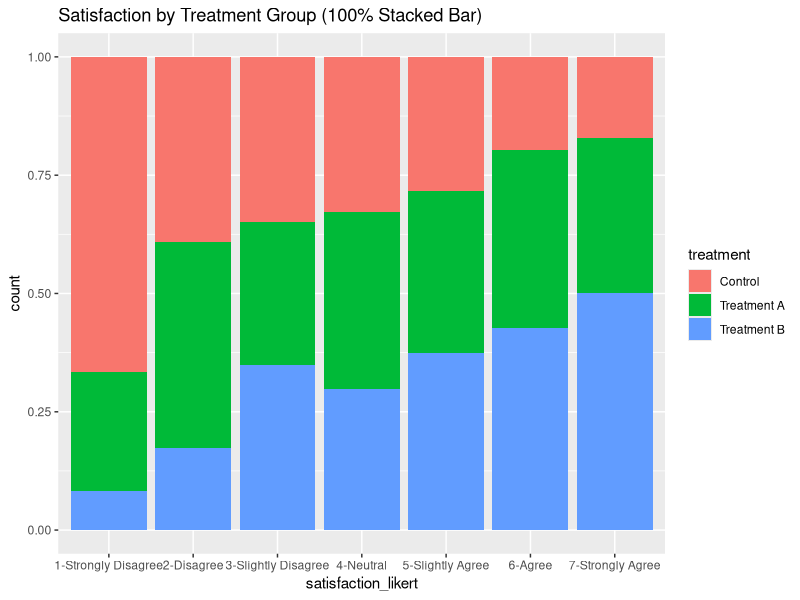
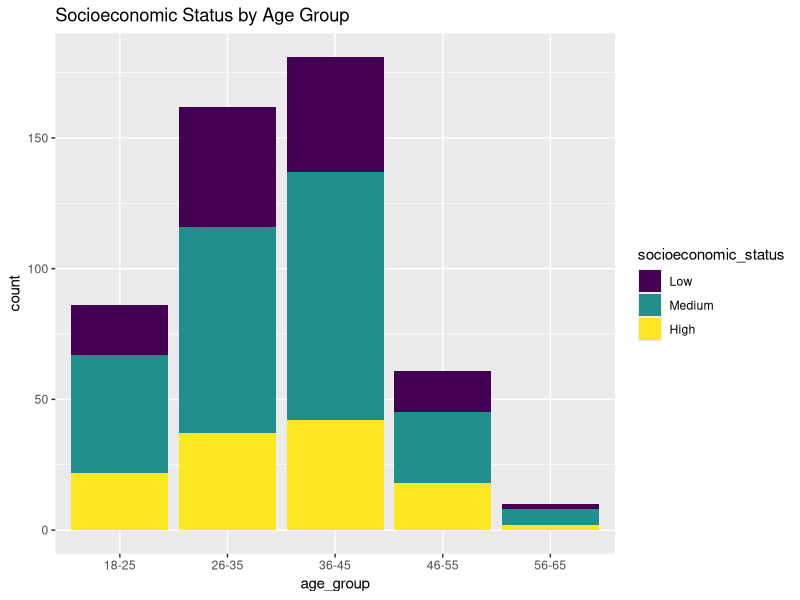

The R script that drew these images, in order: (Note: this script raises an error after producing the figures.)
# Make sure the wd is correct
setwd("C:\\Users\\alexa\\Documents\\Dashboardr")
getwd()


# Load necessary libraries (good practice, even for simple data generation)
library(dplyr) # For data manipulation (e.g., mutate, tibble)
library(stringr) # For string manipulation if needed (not strictly used here, but good general utility)

# Set a seed for reproducibility
set.seed(123)

# Define number of observations
n_obs <- 500

# 1. Experimental Variable: "treatment"
# Categorical, e.g., "Control", "Treatment A", "Treatment B"
treatment <- sample(
  c("Control", "Treatment A", "Treatment B"),
  size = n_obs,
  replace = TRUE,
  prob = c(0.3, 0.35, 0.35) # Slightly uneven distribution for realism
)

# 2. Control Variable: "age"
# Numeric, simulating age in years, skewed towards younger adults
age <- round(rnorm(n_obs, mean = 35, sd = 10))
age[age < 18] <- 18 # Minimum age
age[age > 75] <- 75 # Maximum age, cap for realism

# Convert age to categories (often more useful in survey context)
age_group <- cut(
  age,
  breaks = c(17, 25, 35, 45, 55, 65, Inf),
  labels = c("18-25", "26-35", "36-45", "46-55", "56-65", "65+"),
  right = TRUE,
  include.lowest = TRUE # Include 18 in 18-25
)

# 3. Control Variable: "socioeconomic_status" (SES)
# Ordinal categorical, e.g., "Low", "Medium", "High"
socioeconomic_status <- sample(
  c("Low", "Medium", "High"),
  size = n_obs,
  replace = TRUE,
  prob = c(0.25, 0.50, 0.25) # Realistic distribution
)

# Convert to factor with ordered levels for proper analysis later
socioeconomic_status <- factor(
  socioeconomic_status,
  levels = c("Low", "Medium", "High"),
  ordered = TRUE
)


# 4. Outcome Variable: "satisfaction" (Likert scale 1:7)
# Let's simulate some effects for realism:
# - Treatment A might slightly increase satisfaction
# - Treatment B might increase it more
# - Higher age might slightly decrease satisfaction
# - Higher SES might slightly increase satisfaction

# Base satisfaction score (e.g., from a normal distribution)
base_satisfaction <- round(rnorm(n_obs, mean = 4, sd = 1.5))

# Add effects
# Treatment effects
treatment_effect <- case_when(
  treatment == "Control" ~ 0,
  treatment == "Treatment A" ~ 0.5, # Small positive effect
  treatment == "Treatment B" ~ 1.0  # Larger positive effect
)

# Age effect (older -> slightly lower satisfaction)
age_effect <- case_when(
  age_group == "18-25" ~ 0.5,
  age_group == "26-35" ~ 0.2,
  age_group == "36-45" ~ 0,
  age_group == "46-55" ~ -0.2,
  age_group == "56-65" ~ -0.5,
  age_group == "65+" ~ -0.8
)

# SES effect (higher -> slightly higher satisfaction)
ses_effect <- case_when(
  socioeconomic_status == "Low" ~ -0.5,
  socioeconomic_status == "Medium" ~ 0,
  socioeconomic_status == "High" ~ 0.5
)

# Combine effects and round to nearest integer for Likert scale
satisfaction_raw <- base_satisfaction + treatment_effect + age_effect + ses_effect
satisfaction <- round(satisfaction_raw)

# Ensure satisfaction is within 1 to 7 bounds
satisfaction[satisfaction < 1] <- 1
satisfaction[satisfaction > 7] <- 7

# Convert to factor with ordered levels (optional, but good for Likert)
satisfaction_labels <- c(
  "1-Strongly Disagree", "2-Disagree", "3-Slightly Disagree",
  "4-Neutral", "5-Slightly Agree", "6-Agree", "7-Strongly Agree"
)
satisfaction_likert <- factor(satisfaction, levels = 1:7, labels = satisfaction_labels, ordered = TRUE)


# Combine into a tibble (modern data frame)
survey_data <- tibble(
  treatment = factor(treatment, levels = c("Control", "Treatment A", "Treatment B")), # Ensure order
  age_numeric = age, # Keep numeric age for flexibility
  age_group = age_group,
  socioeconomic_status = socioeconomic_status,
  satisfaction_numeric = satisfaction, # Keep numeric satisfaction for flexibility
  satisfaction_likert = satisfaction_likert
)

# Display the structure and first few rows
print(str(survey_data))
print(head(survey_data))
print(summary(survey_data))

# Check some distributions
library(ggplot2)
ggplot(survey_data, aes(x = satisfaction_likert, fill = treatment)) +
  geom_bar(position = "fill") +
  labs(title = "Satisfaction by Treatment Group (100% Stacked Bar)")

ggplot(survey_data, aes(x = age_group, fill = socioeconomic_status)) +
  geom_bar() +
  labs(title = "Socioeconomic Status by Age Group")



# Try the function
dummy1 <- viz_stackedbar(
  data = survey_data,
  x_var = "satisfaction_likert",
  stack_var = "socioeconomic_status",
  title = "Satisfaction by socioeconomic status",
  subtitle = "",
  x_label = "Satisfaction with treatment",
  y_label = "Total responses",
  stack_label = "SE status",
  stacked_type = "percent",
  include_na = TRUE
)

# dummy1 %>%
#   hc_

dummy1 %>%
  hc_chart(inverted=T)

